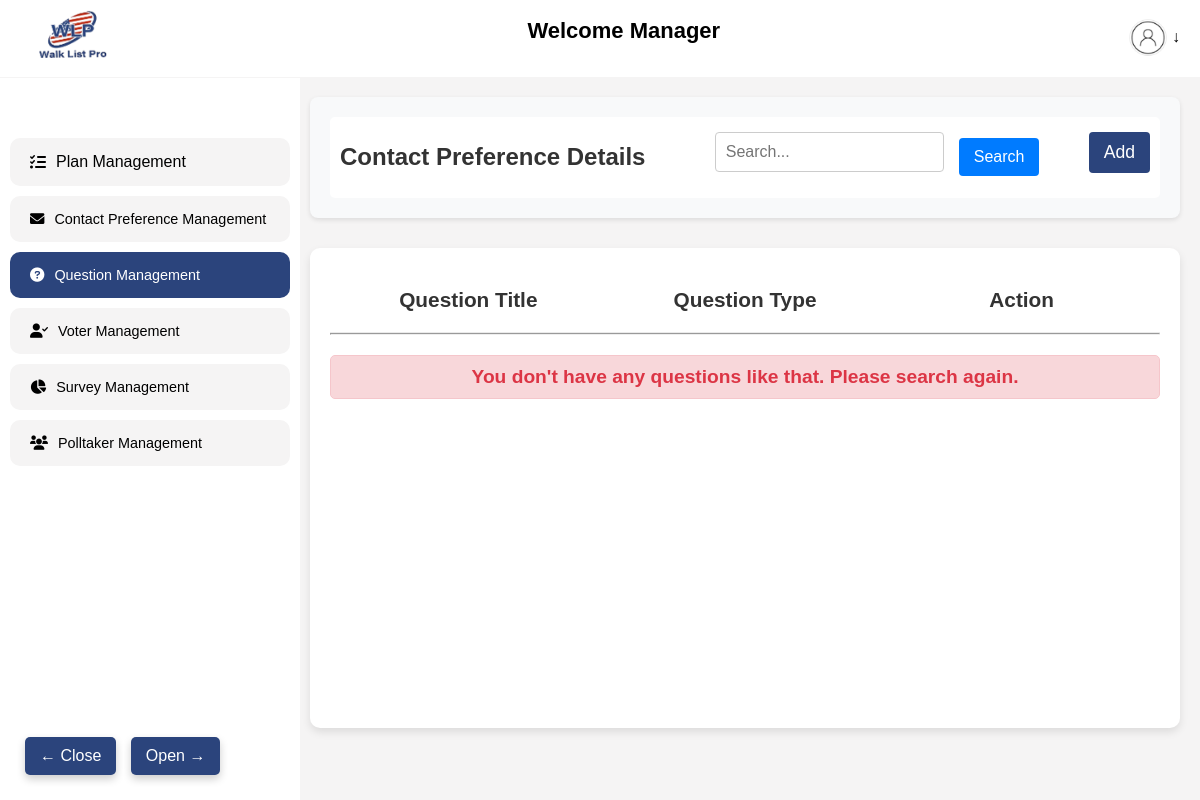
Before: /question-search/ (signed in) with the older database file.
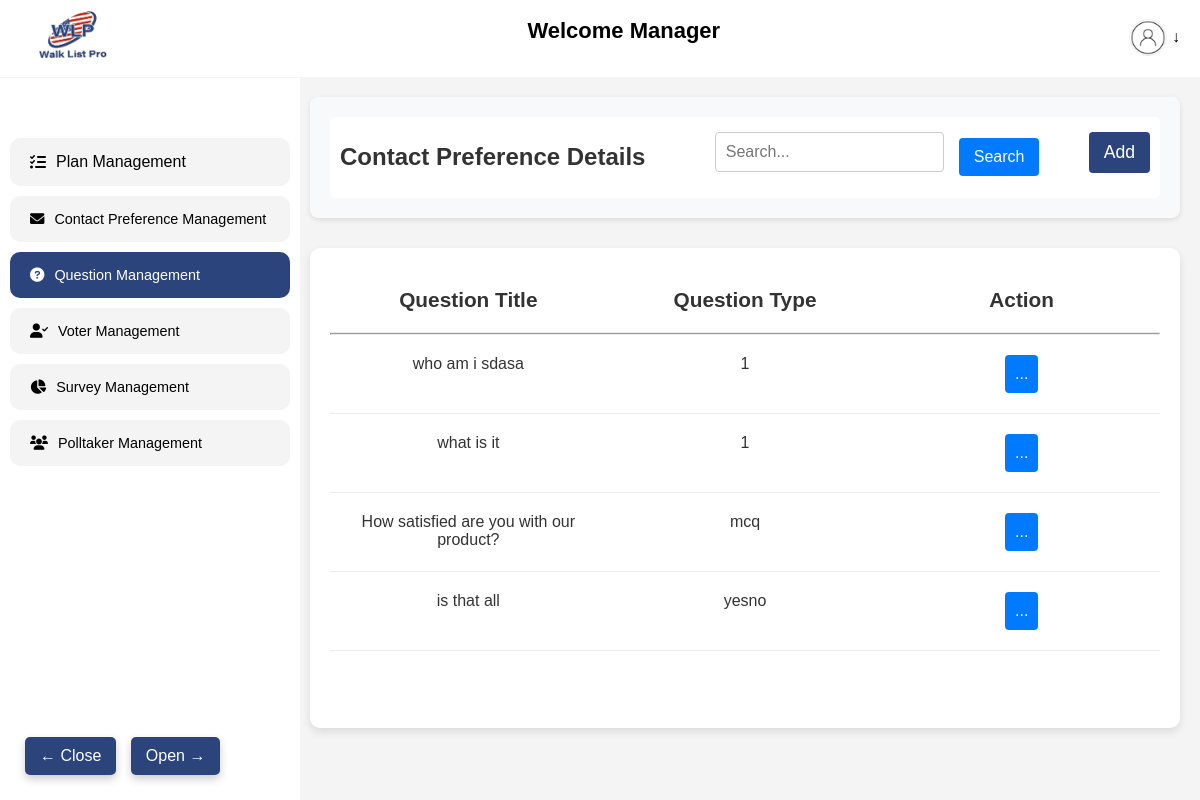
After: the same page with the newer database file.
### walkapp/models.py (models this page shows, shortened)
class Question(models.Model):
    QUESTION_TYPES = (
        ('mcq', 'Multiple Choice'),
        ('text', 'Open Text'),
        ('yesno', 'Yes/No'),
    )
    user = models.ForeignKey(User, on_delete=models.CASCADE)
    question_text = models.CharField(max_length=255)
    question_type = models.CharField(max_length=10, choices=QUESTION_TYPES)

class GeneralQuestion(models.Model):
    QUESTION_TYPES = [
        ('mcq', 'Multiple Choice'),
        ('text', 'Open Text'),
        ('yesno', 'Yes/No'),
    ]
    question_text = models.CharField(max_length=255)
    question_type = models.CharField(max_length=10, choices=QUESTION_TYPES)
    options = models.TextField(blank=True)  # Store options as newline-separated values

### walkapp/views.py (the view)
# urls.py: path('question-search/', question_search, name='question_search'),
@login_required
def question_search(request):
    query = request.GET.get('q', '')
    user_questions = Question.objects.filter(Q(question_text__icontains=query) & Q(user=request.user))
    general_questions = GeneralQuestion.objects.filter(question_text__icontains=query)
    combined_questions = list(user_questions) + list(general_questions)
    return render(request, 'questions/question_search.html', {
        'questions': combined_questions,
        'query': query,
    })

### template/questions/question_search.html (shortened to what the changed rows need)
{% extends 'base.html' %}
{% load static %}
{% block content %}
<link rel="stylesheet" href="https://cdnjs.cloudflare.com/ajax/libs/font-awesome/6.0.0-beta3/css/all.min.css">
</head>
<body>
    <div style="display: flex;">
        <div class="main-content">
            <div class="container">
                <div class="row">
                    <div class="cell" style="font-size: 1.3rem; font-weight: bold;">Question Title </div>
                    <div class="cell" style="font-size: 1.3rem; font-weight: bold;">Question Type</div>
                    <div class="cell" style="font-size: 1.3rem; font-weight: bold;">Action</div>
                </div>
                <hr>
                {% if questions %}
                {% for question in questions %}
                <div class="row">
                    <div class="cell">{{ question.question_text }}</div>
                    <div class="cell">{{ question.question_type }}</div>
                    <div class="cell action-btn">
                        <button onclick="toggleOptions(this)">...</button>
                    </div>
                </div>
                {% endfor %}
                {% else %}
                <p style="color: #dc3545; font-size: 1.2rem; font-weight: bold; text-align: center; margin: 20px 0; background-color: #f8d7da; border: 1px solid #f5c6cb; border-radius: 5px; padding: 10px;">
                    You don't have any questions like that. Please search again.
                </p>
                {% endif %}
            </div>
        </div>
    </div>
    <link rel="stylesheet" href="scripts.js">
    <link rel="stylesheet" href="{% static 'css/view.css' %}">
    {% endblock %}

Changed rows visible on the page:
added Question: question_text "who am i sdasa", question_type "1"
added Question: question_text "what is it", question_type "1"
added GeneralQuestion: question_text "How satisfied are you with our product?", question_type "mcq"
added GeneralQuestion: question_text "is that all", question_type "yesno"
Other visible differences:
text no longer shown: "You don't have any questions like that. Please search again."
